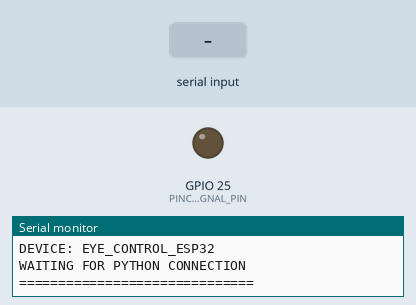
Simulated run of this sketch. Board: ESP32. On the bench: output pins drawn as LEDs (lit = HIGH), the last lines printed to the serial monitor. Inputs (shaded band) come from the test bench. Nothing arrives over Bluetooth unless stated.

Above: at 1.2 s.
1.3 s: "PINCH\n" received over the second serial link
At 1.7 s:
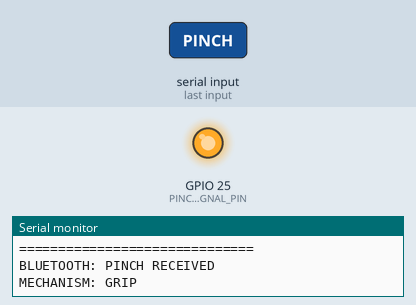
3.3 s: "RELEASE\n" received over the second serial link
Timing chart, 0 to 6.3 s (numbered marks = the images above; inputs shaded):
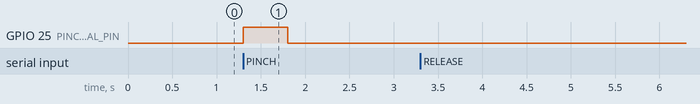

The sketch:

esp32_controller.ino
```cpp
#include "BluetoothSerial.h"


// ==========================================
// 1. BLUETOOTH SETUP
// ==========================================

BluetoothSerial SerialBT;


// ==========================================
// 2. HARDWARE SETTINGS
// ==========================================

const int PINCH_SIGNAL_PIN = 25;


// ==========================================
// 3. WATCHDOG SETTINGS
// ==========================================

const unsigned long WATCHDOG_TIMEOUT = 500;


// ==========================================
// 4. VARIABLES
// ==========================================

unsigned long lastCommandTime = 0;

bool isPinching = false;

String receivedCommand = "";


// ==========================================
// 5. MECHANISM CONTROL
// ==========================================

void setPinch(bool pinch) {

    // Update mechanism state

    isPinching = pinch;


    // HIGH = GRIP
    // LOW = RELEASE

    digitalWrite(
        PINCH_SIGNAL_PIN,
        pinch ? HIGH : LOW
    );


    // Print only when state changes

    Serial.println(
        pinch
        ? "MECHANISM: GRIP"
        : "MECHANISM: RELEASE"
    );

}


// ==========================================
// 6. PROCESS BLUETOOTH COMMANDS
// ==========================================

void processCommand(String command) {

    command.trim();


    if (command == "PINCH") {

        Serial.println("BLUETOOTH: PINCH RECEIVED");

        setPinch(true);

        lastCommandTime = millis();

    }


    else if (command == "RELEASE") {

        Serial.println("BLUETOOTH: RELEASE RECEIVED");

        setPinch(false);

        lastCommandTime = millis();

    }

}


// ==========================================
// 7. BLUETOOTH SETUP
// ==========================================

void setup() {

    Serial.begin(115200);


    // Configure output pin

    pinMode(
        PINCH_SIGNAL_PIN,
        OUTPUT
    );


    // Start in safe RELEASE state

    digitalWrite(
        PINCH_SIGNAL_PIN,
        LOW
    );

    isPinching = false;

    lastCommandTime = millis();


    // Start Bluetooth Classic

    if (!SerialBT.begin("EYE_CONTROL_ESP32")) {

        Serial.println(
            "ERROR: BLUETOOTH INITIALIZATION FAILED"
        );

        while (true) {

            digitalWrite(
                PINCH_SIGNAL_PIN,
                LOW
            );

            delay(100);

        }

    }


    Serial.println();

    Serial.println("==============================");

    Serial.println("ESP32 BLUETOOTH READY");

    Serial.println("DEVICE: EYE_CONTROL_ESP32");

    Serial.println("WAITING FOR PYTHON CONNECTION");

    Serial.println("==============================");

    Serial.println();

}


// ==========================================
// 8. MAIN LOOP
// ==========================================

void loop() {


    // ======================================
    // RECEIVE BLUETOOTH DATA
    // ======================================

    while (SerialBT.available()) {

        char incoming = SerialBT.read();


        // End of command

        if (incoming == '\n') {

            processCommand(receivedCommand);

            receivedCommand = "";

        }


        // Ignore carriage return

        else if (incoming != '\r') {

            if (receivedCommand.length() < 30) {

                receivedCommand += incoming;

            }

            else {

                // Prevent oversized command strings

                receivedCommand = "";

            }

        }

    }


    // ======================================
    // WATCHDOG SAFETY SYSTEM
    // ======================================

    if (
        isPinching &&
        millis() - lastCommandTime > WATCHDOG_TIMEOUT
    ) {

        Serial.println(
            "WATCHDOG: COMMUNICATION LOST!"
        );

        Serial.println(
            "WATCHDOG: EMERGENCY RELEASE"
        );


        // Automatically release mechanism

        setPinch(false);

    }


    delay(5);

}
```

Measured:
- after the input at 1.3 s, GPIO 25 (PINCH_SIGNAL_PIN): LOW → HIGH at once, → LOW 0.50 s later
